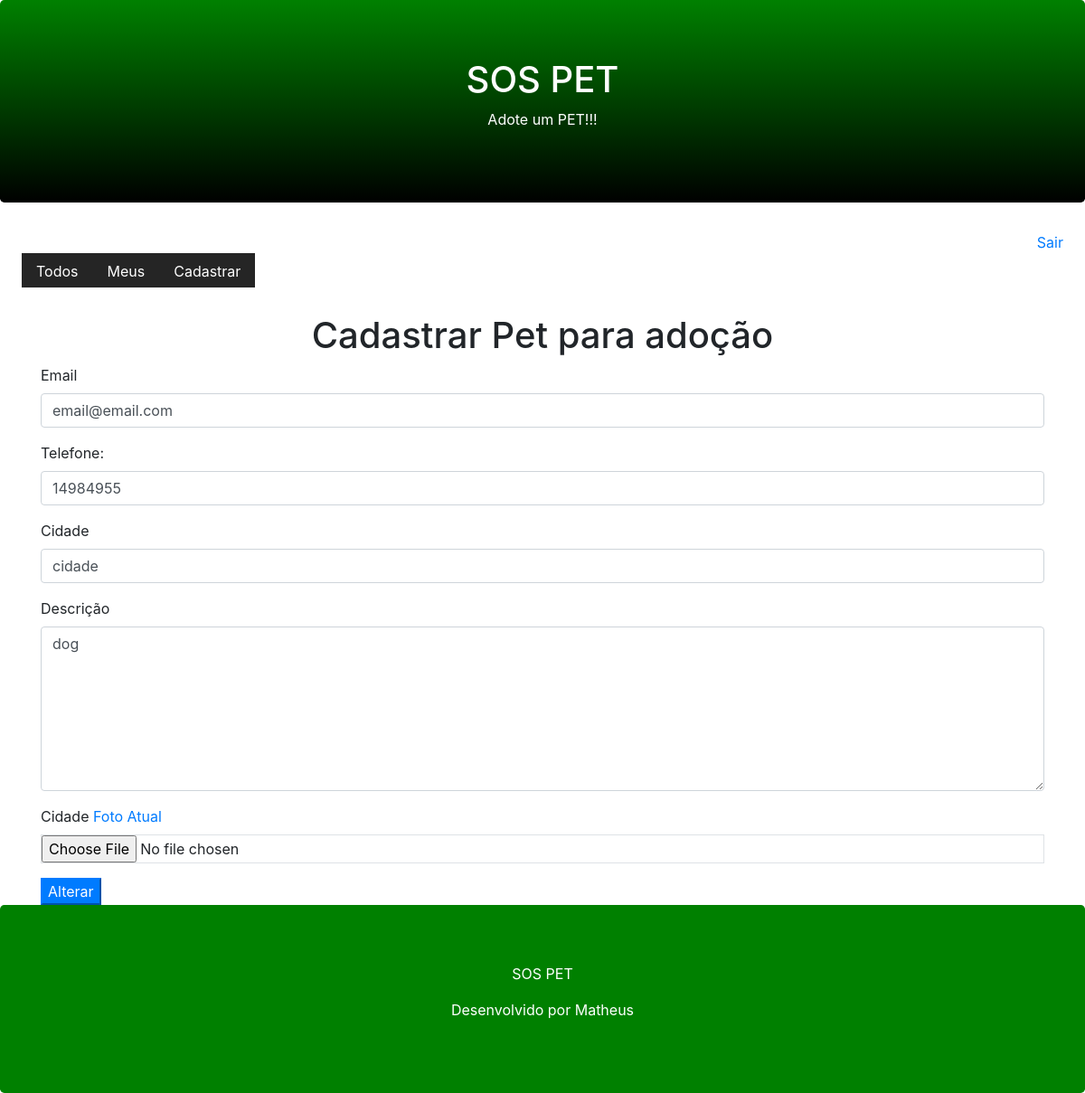
Page /pet/register/?id=10 (signed in) on the committed database.
### core/models.py (models this page shows, shortened)
class Pet(models.Model):
    city = models.CharField(max_length=100)
    description = models.TextField()
    phone = models.CharField(max_length=11, null=True)
    email = models.EmailField(null=True, blank=True)
    user = models.ForeignKey(User, on_delete=models.CASCADE)
    end_date = models.DateTimeField(null=True, blank=True)
    begin_date = models.DateTimeField(auto_now_add=True)
    active = models.BooleanField(default=True)
    photo = models.ImageField(upload_to='pet', blank=True, null=True)
    class Meta:
        db_table = 'pet_lost'

### core/views.py (the view)
# urls.py: path('pet/register/',views.register_pet),
@login_required(login_url='/login')
def register_pet(request):
    pet_id = request.GET.get('id')
    if pet_id:
        pet = Pet.objects.get(id=pet_id)
        if pet.user==request.user:
            return render(request,'register-pet.html',{'pet':pet})
    return render(request,'register-pet.html')

### core/templates/register-pet.html (shortened to what this page needs)
{% extends "model-page.html" %}
{% block content %}
<h1 class="text-center">Cadastrar Pet para adoção</h1>
<form enctype="multipart/form-data" action="submit" method="POST">{% csrf_token %}
    <div class="container">
        <div class="form-group">
            <label for="email">Email</label>
            <input class="form-control" name="Email" type="text" value="{{ pet.email}}">
        </div>
        <div class="form-group">
            <label for="phone">Telefone: </label>
            <input class="form-control" name="phone" type="text" value="{{ pet.phone}}">
        </div>
        <div class="form-group">
            <label for="city">Cidade </label>
            <input class="form-control" name="city" type="text" value="{{ pet.city}}">
        </div>
        <div class="form-group">
            <label for="description">Descrição </label>
            <textarea class="form-control" rows="7"name="description" >{{ pet.description }}</textarea>
        </div>
        <div class="form-group">
            <label for="city">Cidade </label>
            <a href="/media/{{ pet.photo }}" target="_blank">Foto Atual</a>
            <input type="file" class="form-control-file border" name="file" accpet="image/*">
        </div>
        <button type="submit" class="btn-primary">
            {% if pet%}
                Alterar
            {% else %}
                Cadastrar
            {% endif %}
        </button>
</div>
</form>
{% endblock %}

### rows in the picture
Pet: Email "email@email.com", phone "14984955", city "cidade", description "dog"
